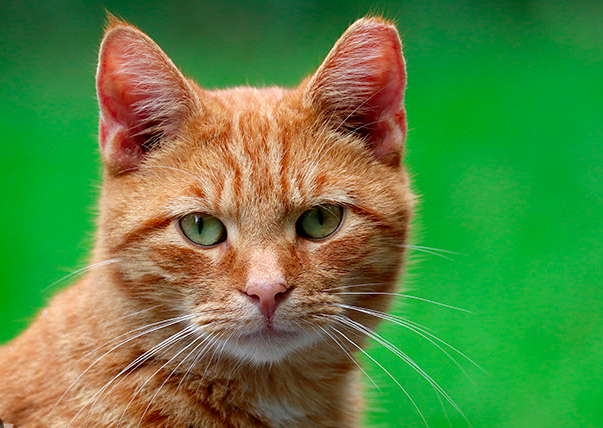
#> input picture test_cat.png, 603 x 428 px
$ python class3.py
#> lines starting #> are read from the running program, lines starting #| are printed output that depends on the picture
import cv2
import matplotlib.pyplot as plt

def load_image(image_path):
#> called with image_path = 'test_cat.png'
    image = cv2.imread(image_path)
#> image is the input picture: shape (428, 603, 3); mean B, G, R 65.9, 133.9, 87.2
    if image is None:
        raise FileNotFoundError(f"Unable to load image at {image_path}")
    return cv2.cvtColor(image, cv2.COLOR_BGR2RGB)

def draw_regions_and_annotations(image_rgb):
    height, width, _ = image_rgb.shape
#> height = 428; width = 603

    # --- Rectangles ---
    rects = {
        "Region 1": ((20, 20), (170, 170), (0, 255, 255)),  # Yellow
        "Region 2": ((width - 220, height - 170), (width - 20, height - 20), (255, 0, 255))  # Magenta
    }

    centers = []
    font = cv2.FONT_HERSHEY_SIMPLEX

    for i, (label, (top_left, bottom_right, color)) in enumerate(rects.items(), start=1):
        cv2.rectangle(image_rgb, top_left, bottom_right, color, 3)
        center = ((top_left[0] + bottom_right[0]) // 2,
                  (top_left[1] + bottom_right[1]) // 2)
        centers.append((center, color))
        cv2.circle(image_rgb, center, 15, (0, 255, 0) if i == 1 else (0, 0, 255), -1)
        cv2.putText(image_rgb, label, (top_left[0], top_left[1] - 10), font, 0.7, color, 2, cv2.LINE_AA)
        cv2.putText(image_rgb, f'Center {i}', (center[0] - 40, center[1] + 40),
                    font, 0.6, (0, 255, 0) if i == 1 else (0, 0, 255), 2, cv2.LINE_AA)
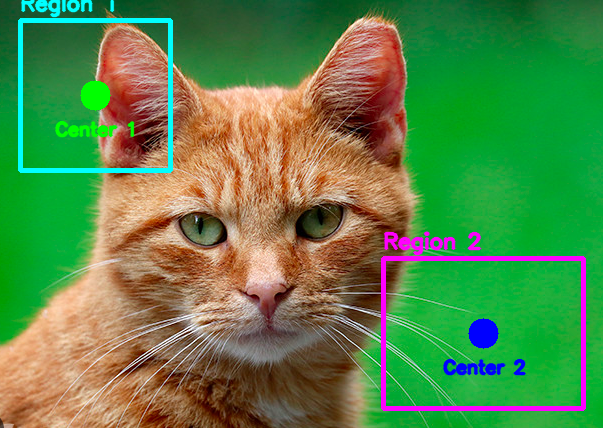
#> image_rgb: shape (428, 603, 3); mean R, G, B 89.4, 132.9, 72.7
#> after the loop, centers = [((95, 95), (0, 255, 255)), ((483, 333), (255, 0, 255))]

    # --- Connecting line ---
    cv2.line(image_rgb, centers[0][0], centers[1][0], (0, 255, 0), 3)

    # --- Height arrow ---
    arrow_start = (width - 50, 20)
#> arrow_start = (553, 20)
    arrow_end = (width - 50, height - 20)
#> arrow_end = (553, 408)
    cv2.arrowedLine(image_rgb, arrow_start, arrow_end, (255, 255, 0), 3, tipLength=0.05)
    cv2.arrowedLine(image_rgb, arrow_end, arrow_start, (255, 255, 0), 3, tipLength=0.05)
    height_label_position = (arrow_start[0] - 150, (arrow_start[1] + arrow_end[1]) // 2)
#> height_label_position = (403, 214)
    cv2.putText(image_rgb, f'Height: {height}px', height_label_position, font, 0.8, (255, 255, 0), 2, cv2.LINE_AA)
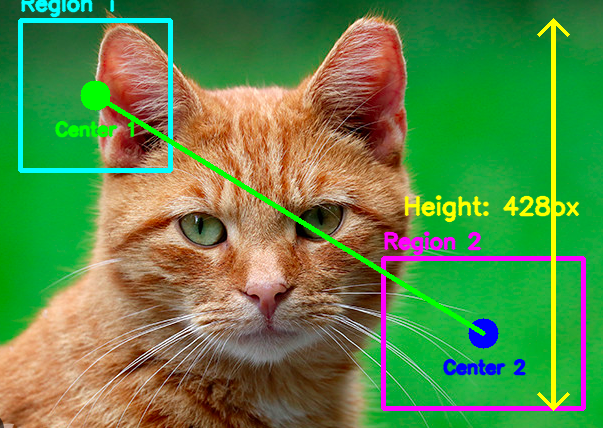
#> image_rgb: shape (428, 603, 3); mean R, G, B 91.7, 135.6, 71.3

    return image_rgb

def show_image(image_rgb, title="Annotated Image"):
    plt.figure(figsize=(12, 8))
    plt.imshow(image_rgb)
    plt.title(title)
    plt.axis('off')
    plt.show()

def main():
    image_path = 'test_cat.png'  # Replace with your image file name
    image_rgb = load_image(image_path)
    annotated = draw_regions_and_annotations(image_rgb)
    show_image(annotated)

if __name__ == "__main__":
    main()
